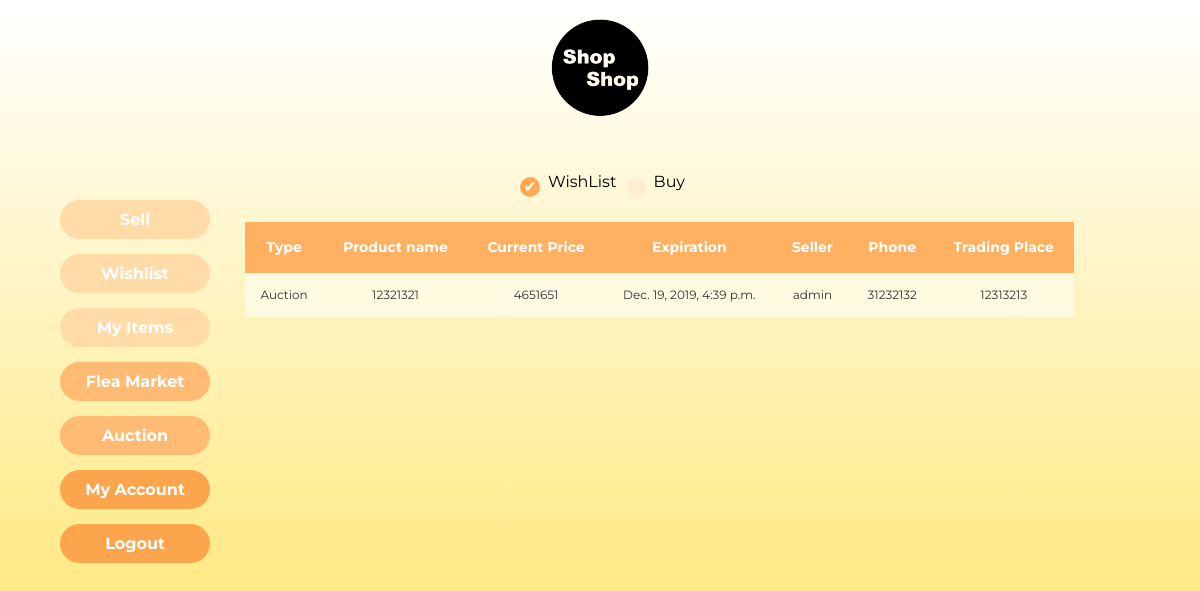
Screenshot of /wishlist/ (signed in) with the database file from the repository.
### home/models.py (models this page shows)
class Wishlist(models.Model):
	userid = models.ForeignKey(User, on_delete=models.CASCADE)
	pid = models.ForeignKey(Product, on_delete=models.CASCADE)

class Product(models.Model):
	SELLTYPES = (('F', 'Flea'), ('A', 'Auction'))
	selltype = models.CharField(max_length=1, default='F', choices=SELLTYPES)
	STATUSTYPES = (('S', 'Sold'), ('E', 'Expired'), ('R', 'Running')) # 팔림, 안팔림, 현재진행형
	statustype = models.CharField(max_length=1, default='R', choices=STATUSTYPES)
	EXPIREDATE = (('3', '3 Days'), ('7', '7 days'), ('0', '30 days'))
	expirechoice = models.CharField(max_length=1, default='3', choices=EXPIREDATE)
	expire = models.DateTimeField(default=timezone.now() + timedelta(days=3))
	highest_price = models.IntegerField(default=0) # auction이더라도 천장 가격 내면 바로 살 수 있게 하자
	basic_price =  models.IntegerField(default=0) #옥션이라도 최저가 쓰게 하자
	current_price = models.IntegerField(default=0) # 마지막 가격이기도 하지
	buyer = models.ForeignKey(User, on_delete=models.SET_NULL, related_name='buyer', null=True)
	seller = models.ForeignKey(User, on_delete=models.CASCADE, related_name='seller')
	pid = models.AutoField(primary_key=True)
	name = models.CharField(max_length=300)
	place = models.CharField(max_length=300)
	photo = models.ImageField(blank=True, null=True) #https://wayhome25.github.io/django/2017/05/10/media-file/
	category = models.ForeignKey(Category, on_delete=models.SET_NULL, null=True)
	explanation = models.CharField(max_length=1000, null=True) # string field 같은 게 있었나?? 찾아보기

class User(models.Model): # seller buyer 구분하지 말고 걍 둘다 가능하게 해
	rating = models.IntegerField(default=0)
	userid = models.CharField(max_length=20, primary_key=True)
	pw = models.CharField(max_length=20) # min length  같은 건 js 단에서 처리하기
	username = models.CharField(max_length=100)
	phone = models.CharField(max_length=30)

### home/views.py (the view)
# urls.py: path('wishlist/', views.wishlist, name='wishlist'),
def wishlist(request):
	userid = request.session.get('userid', False)
	if userid == False : # 로그인 안되어있으면
		return redirect('/login')
	pagetype = request.GET.get('page','')
	if pagetype == 'wish' or pagetype=='': # 내가는 아이템들과 그것을 사고 싶어하는 자들
		wishlist = Wishlist.objects.filter(userid__userid=userid,pid__expire__gte=timezone.now())
	else :  # 내가 사고 싶은 것들
		wishlist = Candidate.objects.filter(userid__userid=userid
			).select_related('pid').filter(pid__expire__gte=timezone.now())
	wishlist = wishlist.order_by('pid__expire')
	return render(request, 'home/wishlist.html', {'wishlist':wishlist})

### home/templates/home/wishlist.html (shortened to what this page needs)
{% load static %}
{% load tz %}
<!DOCTYPE html>
<html lang="en" dir="ltr">
<head>
  <link rel="stylesheet" href="{% static 'home/style_product_list.css' %}">
</head>
<body>
  <a href="{% url 'market' %}" target="_parent"><img src="{% static 'home/logo.png' %}"
      style="height:100px; padding: 10px; margin-left: auto; margin-right: auto; margin-bottom: 30px;"
      alt="LOGO_IMG"></a>
  {% if request.get_full_path == "/wishlist/?page=buy" %}
  <div class="chk-area">
    <label><input type="radio" class="option-input radio" name="chk" value="?page=wish"
        onchange="location = this.value;">WishList</label>
    <label><input type="radio" class="option-input radio" name="chk" value="?page=buy" checked="checked"
        onchange="location = this.value;">Buy</label>
  </div>
  {% else %}
  <div class="chk-area">
    <label><input type="radio" class="option-input radio" name="chk" value="?page=wish" checked="checked"
        onchange="location = this.value;">WishList</label>
    <label><input type="radio" class="option-input radio" Sname="chk" value="?page=buy"
        onchange="location = this.value;">Buy</label>
  </div>
  {%  endif %}
  <nav class="left-nav" style="font-weight: bold;position: fixed; left:20px; top:23%">
      <ul>
        <li><a class="upper" href="{% url 'sell' %}">Sell</a></li>
        <li><a class="upper" href="{% url 'wishlist' %}">Wishlist</a></li>
        <li><a class="upper" href="{% url 'myitems' %}">My Items</a></li>
        <li><a class="lower" href="{% url 'market' %}">Flea Market</a></li>
        <li><a class="lower" href="{% url 'auction' %}">Auction</a></li>
        <li><a class="lowest" href="{% url 'mypage' %}">My Account</a></li>
        <li><a class="lowest" href="{% url 'logout' %}">Logout</a></li>
      </ul>
    </nav>
  <table class="table-area">
    <thead>
      <tr>
        <th scope="cols">Type</th>
        <th scope="cols">Product name</th>
        <th scope="cols">Current Price</th>
        <th scope="cols">Expiration</th>
        <th scope="cols">Seller</th>
        <th scope="cols">Phone</th>
        <th scope="cols">Trading Place</th>
      </tr>
    </thead>
    <tbody>
      {% for obj in wishlist %}
      <tr onclick="window.open('{% url 'detail' obj.pid.pid %}')">
        {% if forloop.counter|divisibleby:2 %}
        <td>
          {% if obj.pid.selltype == "A" %} Auction
          {% else %} Flea Market {% endif %}
        </td>
        <td> {{ obj.pid.name }} </td>
        {% if request.get_full_path == "/wishlist/?page=buy" %}
        <td> {{ obj.price}} </td>
        {% endif %}
        <td> {{obj.pid.current_price}} </td>
        {% if request.get_full_path == "/wishlist/?page=buy" %}
        <td>{% if product.buyer %} Sold Out
          {% elif product.expired|utc < now|utc %} Expired
          {% else %} On Sale {% endif %}</td>
        {% endif %}
        <td> {{ obj.pid.expire }} </td>
        <td> {{ obj.pid.seller.username }} </td>
        <td> {{ obj.pid.seller.phone }} </td>
        <td> {{ obj.pid.place }} </td>
        {% else %}
        <td class=even>
          {% if obj.pid.selltype == "A" %} Auction
          {% else %} Flea Market {% endif %}
        </td>
        <td class=even> {{ obj.pid.name }} </td>
        <td class=even> {{obj.pid.current_price}} </td>
        <td class=even> {{ obj.pid.expire }} </td>
        <td class=even> {{ obj.pid.seller.username }} </td>
        <td class=even> {{ obj.pid.seller.phone }} </td>
        <td class=even> {{ obj.pid.place }} </td>
        {% endif %}
      </tr>
      {% endfor %}
    </tbody>
  </table>
</body>
</html>

### home/static/home/style_product_list.css (style rules this page uses)
body { font-family: 'Montserrat', 'Nanum Gothic Coding', sans-serif; background: white; background: -webkit-linear-gradient(to bottom, white, #ffe259); background: linear-gradient(to bottom, white, #ffe259)no-repeat center center fixed; -webkit-background-size: cover; -moz-background-size: cover; -o-background-size: cover; background-size: cover; text-align: center; }
.chk-area { margin-left: auto; margin-right: auto; }
.option-input { -webkit-appearance: none; -moz-appearance: none; -ms-appearance: none; -o-appearance: none; appearance: none; position: relative; top: 10px; right: 0; bottom: 0; left: 0; height: 20px; width: 20px; background: #ffeecf; border: none; color: #fff; cursor: pointer; display: inline-block; margin-right: 0.5rem; outline: none; position: relative; z-index: 1000; }
.option-input:checked { background: #ffa954; }
.option-input:checked::before { height: 20px; width: 20px; position: absolute; content: '✔'; display: inline-block; font-size: 15px; text-align: center; line-height: 20px; }
.option-input:checked::after { background: #ffb060; content: ''; display: block; position: relative; z-index: 100; }
.option-input.radio { border-radius: 50%; }
.option-input.radio::after { border-radius: 50%; }
body label { display: inline; line-height: 40px; }
.left-nav { width: auto; align-content: center; display: flex; flex-direction: column; text-align: center; padding-right: 20px; }
.left-nav ul { width: 150px; display: grid; grid-gap: 15px; text-align: left; font-family: 'Montserrat', 'Nanum Gothic Coding', sans-serif; list-style: none; }
.left-nav li { text-align: center; font-family: 'Montserrat', 'Nanum Gothic Coding', sans-serif; font-size: 16px; font-weight: bold; }
.left-nav li a.upper { color: #ffffff; text-decoration: none; display: block; padding: 10px; border-radius: 25px; background-color: rgb(255, 220, 167); }
.left-nav li a.lower { color: #ffffff; text-decoration: none; display: block; padding: 10px; border-radius: 25px; background-color: #ffba74; }
.left-nav li a.lowest { color: #ffffff; text-decoration: none; display: block; padding: 10px; border-radius: 25px; background-color:#fda54c; }
table.table-area { font-family: 'Montserrat', 'Nanum Gothic Coding', sans-serif; border-collapse: collapse; width: 70%; text-align: center; line-height: 1.5; margin-top: 20px; margin-left: 20%; margin-right: auto; }
table.table-area thead th { padding: 15px; font-weight: bold; vertical-align: top; color: #FFFFFF; background: #ffb060; margin: 20px 10px; font-size: 14px; }
table.table-area td { font-size: 12px; color: #333333; padding: 13px; vertical-align: top; }
table.table-area .even { background: rgba(255, 255, 255, 0.5); }

### rows the page displays
Wishlist: shows "Auction", pid.name "12321321", pid.current_price "4651651", pid.expire "Dec. 19, 2019, 4:39 p.m.", pid.seller.username "admin", pid.seller.phone "31232132", pid.place "12313213"
